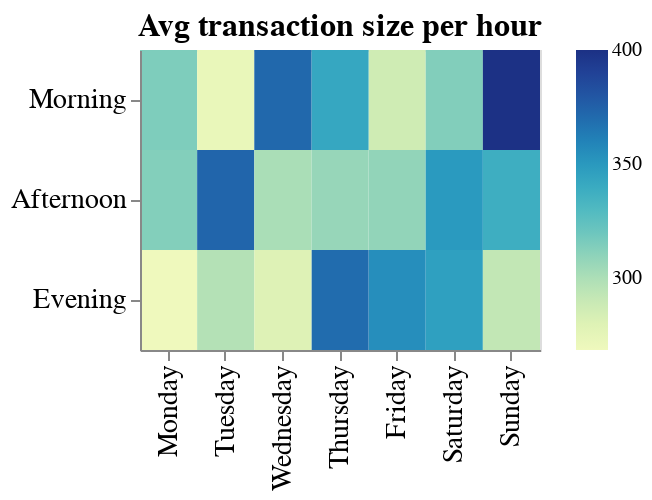

The notebook cell this image was saved under:
### Code cell
plot_3

### Figure 1 — Vega-Lite specification as saved in the notebook (floating-point values rounded to 4 significant figures)
{"$schema": "https://vega.github.io/schema/vega-lite/v3.4.0.json", "config": {"axis": {"labelFontSize": 14, "titleFontSize": 14}, "mark": {"tooltip": null}, "title": {"fontSize": 16}, "view": {"height": 300, "width": 400}}, "data": {"name": "data-a37e8510ce85f8689badb02bf4eef005"}, "datasets": {"data-a37e8510ce85f8689badb02bf4eef005": [{"Avg_spend_per_hour": 308.5, "Count_per_hour": 12.33, "Day_of_week": "Friday", "Time_of_day": "Afternoon", "Total": 22830.0, "Total_per_hour": 3805.0}, {"Avg_spend_per_hour": 354.8, "Count_per_hour": 12, "Day_of_week": "Friday", "Time_of_day": "Evening", "Total": 12770.0, "Total_per_hour": 4258.0}, {"Avg_spend_per_hour": 286.9, "Count_per_hour": 14.5, "Day_of_week": "Friday", "Time_of_day": "Morning", "Total": 8321.0, "Total_per_hour": 4160.0}, {"Avg_spend_per_hour": 313.3, "Count_per_hour": 12.5, "Day_of_week": "Monday", "Time_of_day": "Afternoon", "Total": 23500.0, "Total_per_hour": 3917.0}, {"Avg_spend_per_hour": 268.5, "Count_per_hour": 9.667, "Day_of_week": "Monday", "Time_of_day": "Evening", "Total": 7787.0, "Total_per_hour": 2596.0}, {"Avg_spend_per_hour": 314.8, "Count_per_hour": 10.5, "Day_of_week": "Monday", "Time_of_day": "Morning", "Total": 6611.0, "Total_per_hour": 3306.0}, {"Avg_spend_per_hour": 349.3, "Count_per_hour": 13.5, "Day_of_week": "Saturday", "Time_of_day": "Afternoon", "Total": 28300.0, "Total_per_hour": 4716.0}, {"Avg_spend_per_hour": 346.2, "Count_per_hour": 18.33, "Day_of_week": "Saturday", "Time_of_day": "Evening", "Total": 19040.0, "Total_per_hour": 6347.0}, {"Avg_spend_per_hour": 313.7, "Count_per_hour": 14, "Day_of_week": "Saturday", "Time_of_day": "Morning", "Total": 8783.0, "Total_per_hour": 4391.0}, {"Avg_spend_per_hour": 337.9, "Count_per_hour": 11.67, "Day_of_week": "Sunday", "Time_of_day": "Afternoon", "Total": 23660.0, "Total_per_hour": 3943.0}, {"Avg_spend_per_hour": 292.6, "Count_per_hour": 13.67, "Day_of_week": "Sunday", "Time_of_day": "Evening", "Total": 12000.0, "Total_per_hour": 3999.0}, {"Avg_spend_per_hour": 400.2, "Count_per_hour": 11, "Day_of_week": "Sunday", "Time_of_day": "Morning", "Total": 8804.0, "Total_per_hour": 4402.0}, {"Avg_spend_per_hour": 307.0, "Count_per_hour": 12.67, "Day_of_week": "Thursday", "Time_of_day": "Afternoon", "Total": 23330.0, "Total_per_hour": 3888.0}, {"Avg_spend_per_hour": 370.1, "Count_per_hour": 9.667, "Day_of_week": "Thursday", "Time_of_day": "Evening", "Total": 10730.0, "Total_per_hour": 3577.0}, {"Avg_spend_per_hour": 342.1, "Count_per_hour": 16.5, "Day_of_week": "Thursday", "Time_of_day": "Morning", "Total": 11290.0, "Total_per_hour": 5644.0}, {"Avg_spend_per_hour": 373.0, "Count_per_hour": 11.83, "Day_of_week": "Tuesday", "Time_of_day": "Afternoon", "Total": 26480.0, "Total_per_hour": 4414.0}, {"Avg_spend_per_hour": 297.9, "Count_per_hour": 17, "Day_of_week": "Tuesday", "Time_of_day": "Evening", "Total": 15190.0, "Total_per_hour": 5064.0}, {"Avg_spend_per_hour": 272.5, "Count_per_hour": 18, "Day_of_week": "Tuesday", "Time_of_day": "Morning", "Total": 9809.0, "Total_per_hour": 4905.0}, {"Avg_spend_per_hour": 300.9, "Count_per_hour": 13.5, "Day_of_week": "Wednesday", "Time_of_day": "Afternoon", "Total": 24370.0, "Total_per_hour": 4062.0}, {"Avg_spend_per_hour": 279.4, "Count_per_hour": 13.33, "Day_of_week": "Wednesday", "Time_of_day": "Evening", "Total": 11180.0, "Total_per_hour": 3726.0}, {"Avg_spend_per_hour": 371.9, "Count_per_hour": 11, "Day_of_week": "Wednesday", "Time_of_day": "Morning", "Total": 8182.0, "Total_per_hour": 4091.0}]}, "encoding": {"color": {"field": "Avg_spend_per_hour", "title": null, "type": "quantitative"}, "tooltip": {"field": "Avg_spend_per_hour", "type": "quantitative"}, "x": {"field": "Day_of_week", "sort": ["Monday", "Tuesday", "Wednesday", "Thursday", "Friday", "Saturday", "Sunday"], "title": null, "type": "nominal"}, "y": {"field": "Time_of_day", "sort": ["Morning", "Afternoon", "Evening"], "title": null, "type": "nominal"}}, "height": 150, "mark": "rect", "title": "Avg transaction size per hour", "width": 200}
